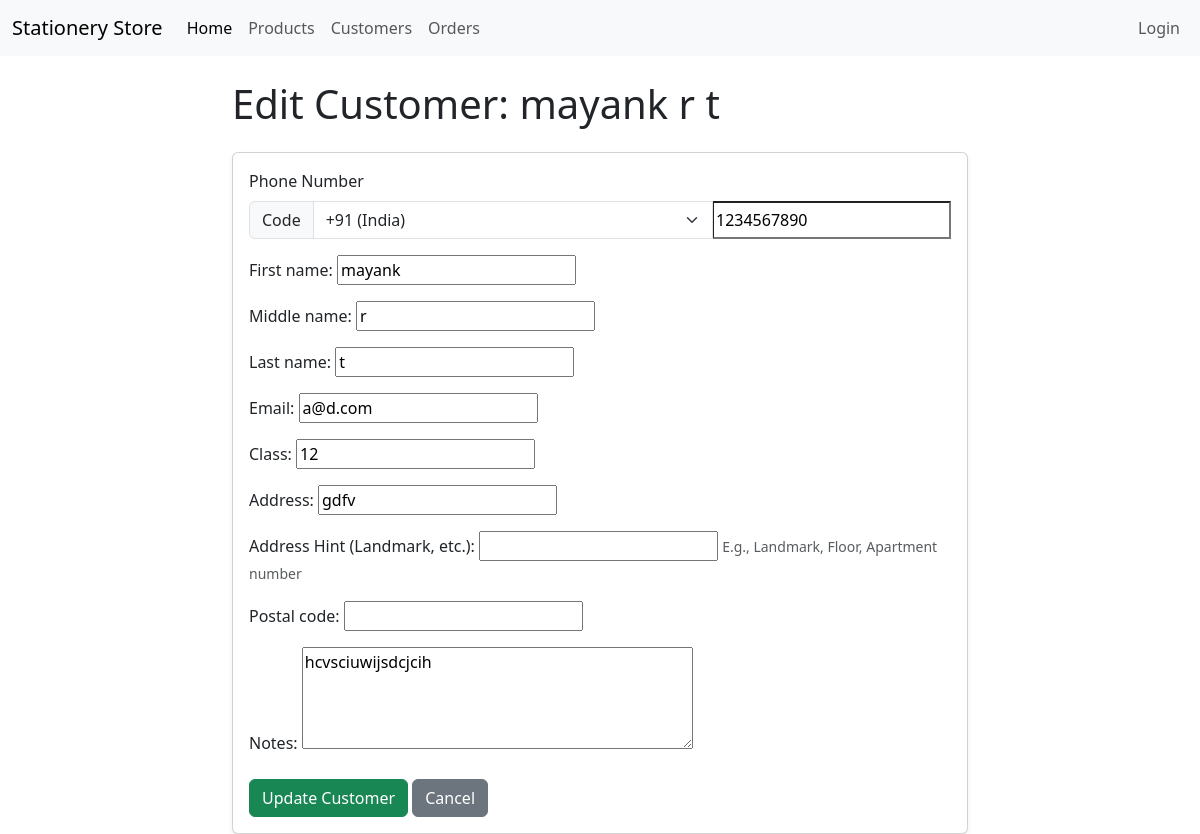
The app's page /customers/5/edit/ with its own data.
### customers/models.py (models this page shows, shortened)
class Customer(models.Model):
    first_name = models.CharField(max_length=100)
    middle_name = models.CharField(max_length=100, blank=True, null=True) # Optional
    last_name = models.CharField(max_length=100)
    country_code = models.CharField(
        max_length=5, # e.g., "+91", "+44", "+1" - adjust length if needed
        blank=True,
        null=True,
        default='+91', # Default to India's code
        verbose_name="Country Code"
    )
    phone_number = models.CharField(
        max_length=20, # Max length for local part
        blank=True,
        null=True,
        verbose_name="Phone Number (Local Part)" # Keep verbose name descriptive
    )
    email = models.EmailField(max_length=254, blank=True, null=True, unique=True) # Optional, but must be unique if provided
    school_grade = models.CharField(max_length=50, blank=True, null=True, verbose_name="Class") # Label changed earlier
    address = models.CharField(max_length=255, blank=True, null=True, verbose_name="Address")
    address_hint = models.CharField(max_length=255, blank=True, null=True, verbose_name="Address Hint", help_text="E.g., Landmark, Floor, Apartment number")
    postal_code = models.CharField(max_length=20, blank=True, null=True) # Kept postal code
    notes = models.TextField(blank=True, null=True) # General notes/preferences
    created_at = models.DateTimeField(auto_now_add=True)
    updated_at = models.DateTimeField(auto_now=True)
    class Meta:
        ordering = ('last_name', 'first_name') # Order customers by name
    @property
    def full_name(self):
        if self.middle_name:
            return f"{self.first_name} {self.middle_name} {self.last_name}"
        return f"{self.first_name} {self.last_name}"

### customers/views.py (the view)
# urls.py: path('<int:pk>/edit/', views.customer_edit_view, name='customer_edit'),
def customer_edit_view(request, pk):
    customer = get_object_or_404(Customer, pk=pk)
    form_title = f"Edit Customer: {customer.full_name}" # Dynamic title for the page
    if request.method == 'POST':
        form = CustomerForm(request.POST, instance=customer) # Pass instance=customer
        if form.is_valid():
            updated_customer = form.save()
            messages.success(request, f"Customer '{updated_customer.full_name}' updated successfully!")
            return redirect('customers:customer_detail', pk=updated_customer.pk)
        else:
            messages.error(request, "Please correct the errors below.")
    else:
        form = CustomerForm(instance=customer) # Pass instance=customer to pre-fill
    context = {
        'form': form,
        'form_title': form_title,
        'customer': customer, # Pass the customer object itself for the template's conditional logic
    }
    return render(request, 'customers/customer_form.html', context)

### customers/templates/customers/customer_form.html (shortened to what this page needs)
{% extends "base.html" %}
{% block content %}
  <div class="row justify-content-center">
    <div class="col-md-8">
      <h1 class="mb-4">{{ form_title }}</h1>
      <div class="card shadow-sm">
        <div class="card-body">
          <form method="post" novalidate>
            <label class="form-label">Phone Number</label>
            <div class="input-group mb-3">
                <span class="input-group-text">Code</span>
                {{ form.country_code }}
                {{ form.phone_number }}
            </div>
            {% for field in form %}
              {% if field.name != 'country_code' and field.name != 'phone_number' %}
                <div class="mb-3">
                  {{ field.label_tag }}
                  {{ field }}
                  {% if field.help_text %}<small class="form-text text-muted">{{ field.help_text }}</small>{% endif %}
                </div>
              {% endif %}
            {% endfor %}
            <div class="mt-4">
              <button type="submit" class="btn btn-success">
                  {% if customer %}Update Customer{% else %}Save New Customer{% endif %}
              </button>
              <a href="{% if customer %}{% url 'customers:customer_detail' pk=customer.pk %}{% else %}{% url 'customers:customer_list' %}{% endif %}" class="btn btn-secondary">Cancel</a>
            </div>
          </form>
        </div>
      </div>
    </div>
  </div>
{% endblock %}

### records on screen
Customer: country_code "+91 (India)", phone_number "1234567890", form "mayank" "r" "t" "a@d.com" "12" "gdfv" "hcvsciuwijsdcjcih"

### other values on screen
{{ field.label_tag }} "First name:" "Middle name:" "Last name:" "Email:" "Class:" "Address:" "Address Hint (Landmark, etc.):" "Postal code:" "Notes:"
{{ field.help_text }} "E.g., Landmark, Floor, Apartment number"
